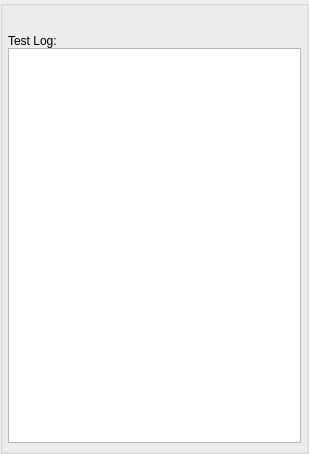
<?xml version="1.0" encoding="UTF-8"?>
<ui version="4.0">
 <class>AppletIsPortOpenTestUi</class>
 <widget class="QWidget" name="AppletIsPortOpenTestUi">
  <property name="windowModality">
   <enum>Qt::ApplicationModal</enum>
  </property>
  <property name="geometry">
   <rect>
    <x>0</x>
    <y>0</y>
    <width>309</width>
    <height>454</height>
   </rect>
  </property>
  <property name="windowTitle">
   <string>Net Service Test</string>
  </property>
  <property name="windowOpacity">
   <double>1.000000000000000</double>
  </property>
  <property name="toolTip">
   <string/>
  </property>
  <layout class="QVBoxLayout" name="verticalLayout">
   <property name="spacing">
    <number>0</number>
   </property>
   <property name="leftMargin">
    <number>0</number>
   </property>
   <property name="topMargin">
    <number>0</number>
   </property>
   <property name="rightMargin">
    <number>0</number>
   </property>
   <property name="bottomMargin">
    <number>0</number>
   </property>
   <item>
    <widget class="QGroupBox" name="DialogItemsGroupBox">
     <property name="minimumSize">
      <size>
       <width>0</width>
       <height>0</height>
      </size>
     </property>
     <property name="title">
      <string/>
     </property>
     <layout class="QGridLayout" name="gridLayout">
      <property name="leftMargin">
       <number>5</number>
      </property>
      <property name="topMargin">
       <number>0</number>
      </property>
      <property name="rightMargin">
       <number>5</number>
      </property>
      <property name="bottomMargin">
       <number>8</number>
      </property>
      <property name="spacing">
       <number>0</number>
      </property>
      <item row="4" column="0">
       <widget class="QTextEdit" name="m_LogEdit"/>
      </item>
      <item row="1" column="0">
       <widget class="QLabel" name="m_NodeUrlLabel">
        <property name="text">
         <string notr="true"/>
        </property>
       </widget>
      </item>
      <item row="3" column="0">
       <widget class="QLabel" name="m_LogLabel">
        <property name="text">
         <string>Test Log:</string>
        </property>
       </widget>
      </item>
      <item row="0" column="0">
       <widget class="QLabel" name="m_StatusLabel">
        <property name="text">
         <string notr="true"/>
        </property>
       </widget>
      </item>
     </layout>
    </widget>
   </item>
  </layout>
 </widget>
 <resources/>
 <connections/>
</ui>
